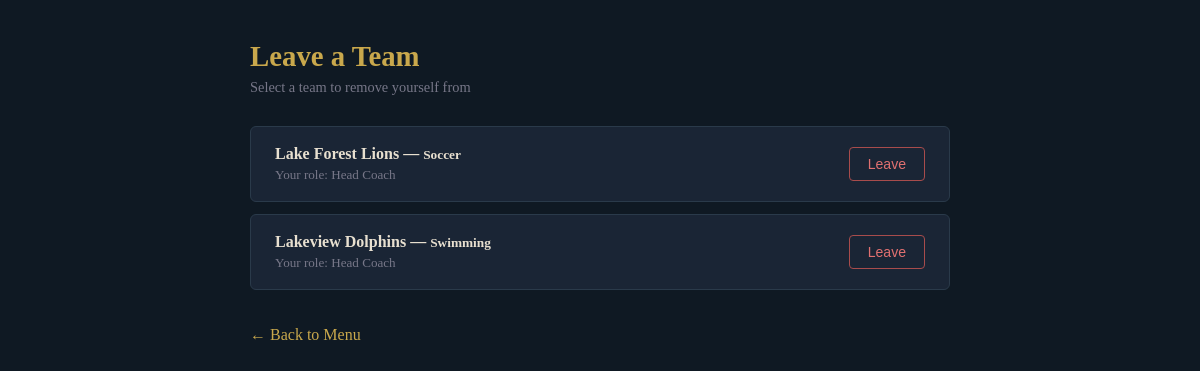
The app's page /leaveTeam.php (signed in) with its own data.
### tables this page shows
CREATE TABLE Coaches (
    TeamID INT NOT NULL,
    C_USERID INT NOT NULL,
    Role VARCHAR(30),
    CONSTRAINT CoachesPK PRIMARY KEY (TeamID, C_USERID),
    CONSTRAINT CoachesTeamFK FOREIGN KEY (TeamID) REFERENCES Team(TeamID)
        ON DELETE CASCADE ON UPDATE CASCADE,
    CONSTRAINT CoachesCoachFK FOREIGN KEY (C_USERID) REFERENCES Coach(C_USERID)
        ON DELETE CASCADE ON UPDATE CASCADE
);

CREATE TABLE Team (
    TeamID INT NOT NULL AUTO_INCREMENT,
    SprtName VARCHAR(50) NOT NULL,
    FrstPlayer INT,
    HeadCoach INT,
    Name VARCHAR(50) NOT NULL,
    Sex CHAR(1),
    Min_age INT,
    Max_age INT,
    CONSTRAINT TeamPK PRIMARY KEY (TeamID),
    CONSTRAINT TeamSportFK FOREIGN KEY (SprtName) REFERENCES Sport(Name)
        ON DELETE CASCADE ON UPDATE CASCADE,
    CONSTRAINT TeamPlayerFK FOREIGN KEY (FrstPlayer) REFERENCES Player(P_USERID)
        ON DELETE SET NULL ON UPDATE CASCADE,
    CONSTRAINT TeamCoachFK FOREIGN KEY (HeadCoach) REFERENCES Coach(C_USERID)
        ON DELETE SET NULL ON UPDATE CASCADE
);

### leaveTeam.php (the view, shortened to what this page needs)
<?php
$role = $_SESSION["role"];
$userID = $_SESSION["USERID"];
$backPage = ($role == "coach") ? "coachMenu.php" : "playerMenu.php";
$conn = new mysqli("localhost", "root", "", "sportlfc");
$sql = ($role == "player")
    ? "SELECT t.TeamID, t.Name AS TeamName, t.SprtName, pi.Role FROM Plays_In pi JOIN Team t ON pi.TeamID = t.TeamID WHERE pi.PlayerID = $userID"
    : "SELECT t.TeamID, t.Name AS TeamName, t.SprtName, co.Role FROM Coaches co JOIN Team t ON co.TeamID = t.TeamID WHERE co.C_USERID = $userID";
$result = $conn->query($sql);
$teams = [];
while ($row = $result->fetch_assoc()) $teams[] = $row;
?>
<!DOCTYPE html>
<html lang="en">
<head>
</head>
<body>
<div class="container">
    <h1>Leave a Team</h1>
    <p class="sub">Select a team to remove yourself from</p>
    <?php if (count($teams) > 0): foreach ($teams as $t): ?>
        <div class="team-card">
            <div class="team-info">
                <h3><?php echo htmlspecialchars($t["TeamName"]); ?> &mdash; <small><?php echo $t["SprtName"]; ?></small></h3>
                <p>Your role: <?php echo htmlspecialchars($t["Role"]); ?></p>
            </div>
            <form method="post" action="leaveTeam.php" onsubmit="return confirm('Leave <?php echo addslashes($t["TeamName"]); ?>?')">
                <button type="submit" class="btn-leave">Leave</button>
            </form>
        </div>
    <?php endforeach; else: ?>
        <div class="none">You are not currently on any teams.</div>
    <?php endif; ?>
    <a class="back" href="<?php echo $backPage; ?>">&larr; Back to Menu</a>
</div>
</body>
</html>

### leaveTeam.php (style rules this page uses)
* { box-sizing: border-box; margin: 0; padding: 0; }
body { font-family: 'Georgia', serif; background: #0f1923; color: #e8e0d0; min-height: 100vh; padding: 40px 20px; }
.container { max-width: 700px; margin: 0 auto; }
h1 { font-size: 1.8rem; color: #c9a84c; margin-bottom: 6px; }
.sub { color: #778; font-size: 0.9rem; margin-bottom: 30px; }
.team-card { background: #1a2535; border: 1px solid #2a3a4a; border-radius: 6px; padding: 18px 24px; margin-bottom: 12px; display: flex; justify-content: space-between; align-items: center; }
.team-info h3 { font-size: 1rem; margin-bottom: 4px; }
.team-info p { font-size: 0.82rem; color: #778; }
.btn-leave { background: transparent; border: 1px solid #a84c4c; color: #e07070; padding: 8px 18px; border-radius: 4px; cursor: pointer; font-size: 0.88rem; }
.back { display: inline-block; margin-top: 24px; color: #c9a84c; text-decoration: none; }

### records on screen
coaches: TeamID.Name "Lake Forest Lions", TeamID.SprtName "Soccer", Role "Head Coach"
coaches: TeamID.Name "Lakeview Dolphins", TeamID.SprtName "Swimming", Role "Head Coach"
